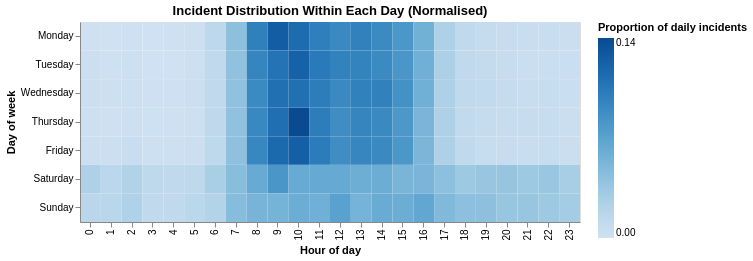

Notebook code for this chart:
### Markdown cell above
### A5.2 — Intraday & Day-of-Week Patterns

### Code cell
dow_order = ["Monday", "Tuesday", "Wednesday", "Thursday", "Friday", "Saturday", "Sunday"]

hour_dow = (
    df_clean.groupby(["dow", "hour"])
    .size()
    .reset_index(name="count")
)
hour_dow["pct_within_day"] = (
    hour_dow["count"] / hour_dow.groupby("dow")["count"].transform("sum")
)

chart2 = alt.Chart(hour_dow).mark_rect().encode(
    x=alt.X("hour:O", title="Hour of day"),
    y=alt.Y("dow:O", sort=dow_order, title="Day of week"),
    color=alt.Color("pct_within_day:Q", title="Proportion of daily incidents",
                    scale=alt.Scale(scheme="blues")),
    tooltip=["dow:N", "hour:O", alt.Tooltip("pct_within_day:Q", format=".3f")]
).properties(title="Incident Distribution Within Each Day (Normalised)", width=500, height=200)

chart2.save("hour_dow_heatmap.html")

chart2

### Figure 1 — Vega-Lite specification as saved in the notebook (floating-point values rounded to 4 significant figures; data arrays with more than 128 entries replaced by an {"elided": "..."} marker saying what was removed)
{"config": {"view": {"continuousWidth": 300, "continuousHeight": 300}}, "data": {"name": "data-36a1b0ee995efb4a617f97e4bd8ad1f1"}, "mark": {"type": "rect"}, "encoding": {"color": {"field": "pct_within_day", "scale": {"scheme": "blues"}, "title": "Proportion of daily incidents", "type": "quantitative"}, "tooltip": [{"field": "dow", "type": "nominal"}, {"field": "hour", "type": "ordinal"}, {"field": "pct_within_day", "format": ".3f", "type": "quantitative"}], "x": {"field": "hour", "title": "Hour of day", "type": "ordinal"}, "y": {"field": "dow", "sort": ["Monday", "Tuesday", "Wednesday", "Thursday", "Friday", "Saturday", "Sunday"], "title": "Day of week", "type": "ordinal"}}, "height": 200, "title": "Incident Distribution Within Each Day (Normalised)", "width": 500, "$schema": "https://vega.github.io/schema/vega-lite/v5.20.1.json", "datasets": {"data-36a1b0ee995efb4a617f97e4bd8ad1f1": {"elided": "168 records"}}}
